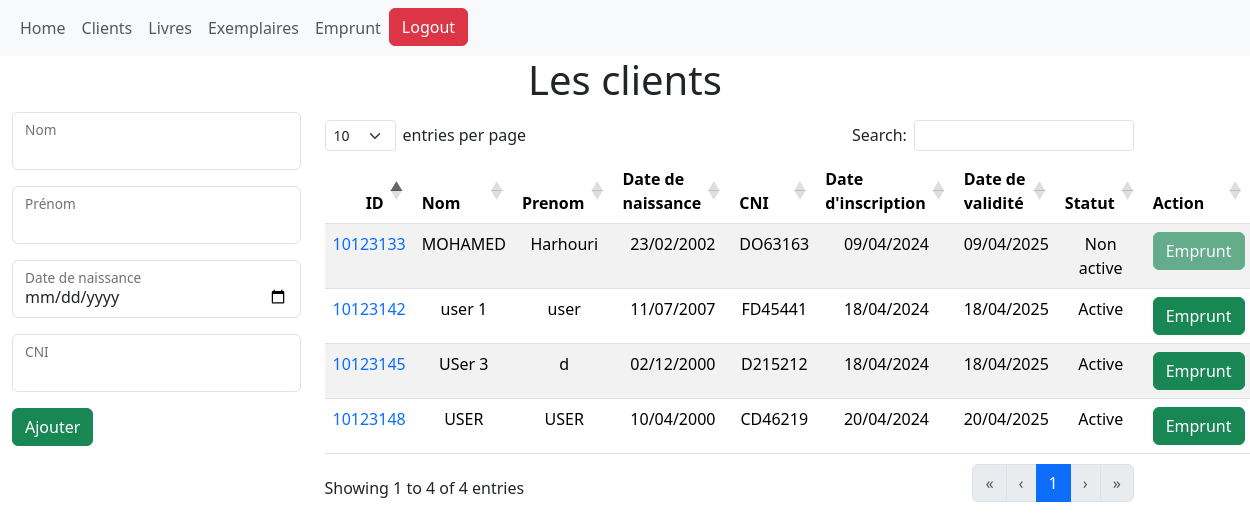
The app's page /Clients/ (signed in), older data.
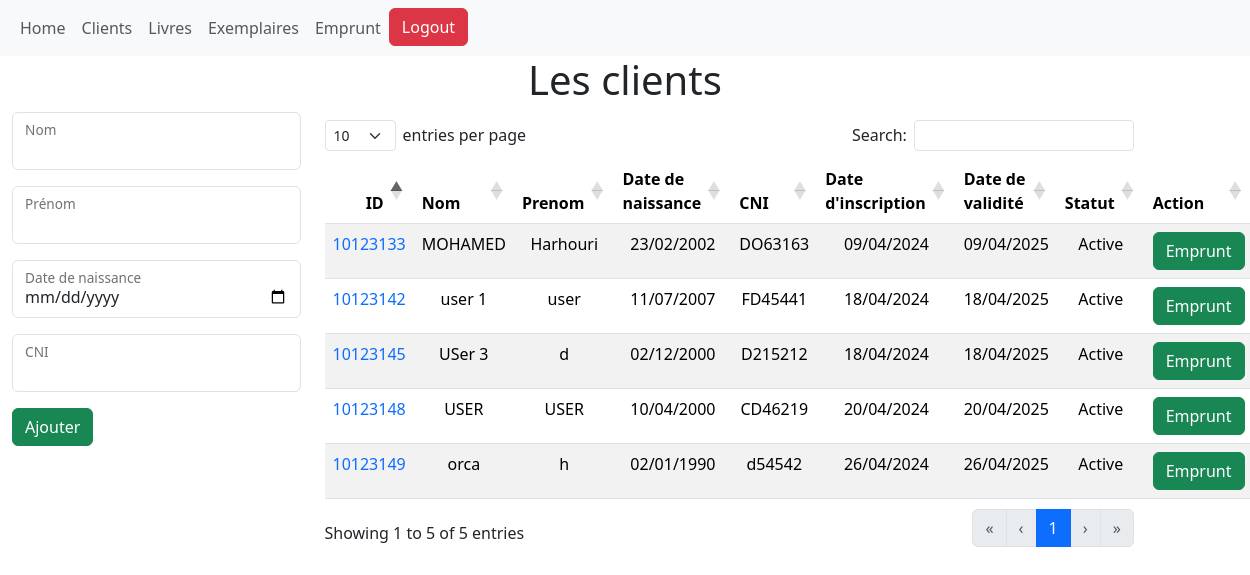
The same page, newer data.
### Lib_sys/models.py (models this page shows, shortened)
class Client(models.Model):
    STATUT_CHOICES = [
        ('Active', 'Active'),
        ('Non active', 'Non active'),
        ('Banned', 'Banned'),
    ]
    nom = models.CharField(max_length=100)
    prenom = models.CharField(max_length=100)
    date_de_naissance = models.DateField()
    CNI = models.CharField(max_length=20)
    date_d_inscription = models.DateField(auto_now_add=True)
    date_validite = models.DateField(null=True, blank=True)
    statut = models.CharField(max_length=50, default="Active")

### Lib_sys/views.py (the view)
# urls.py: path('Clients/', views.Clients, name='Clients'),
@login_required
def Clients(request):
    clients = Client.objects.all()
    if request.method == 'POST':
        form = ClientForm(request.POST, initial={'status':'Active'})
        client = form.save()
        client_id = client.id
        code128_class = barcode.get_barcode_class('code128')
        barcode_instance = code128_class(str(client_id), writer=ImageWriter())
        file_path = os.path.join(settings.STATIC_ROOT, 'IDS', f'user_{client_id}')
        barcode_instance.save(file_path, options={'module_width': 0.5, 'module_height': 20, 'quiet_zone': 1})
        return redirect('Clients')
    else:
        form=ClientForm(initial={'status':'Active'})
    return render(request, 'clients.html', {'clients': clients, 'form':form})

### Lib_sys/forms.py
class ClientForm(forms.ModelForm):
    class Meta:
        model = Client
        fields = ['nom',  'prenom', 'date_de_naissance', 'CNI']
        widgets = { 'nom': forms.TextInput(attrs={'class':"form-control" ,'id':"floatingInput"}),
                    'prenom': forms.TextInput(attrs={'class':"form-control" ,'id':"floatingInput"}),
                    'date_de_naissance': forms.DateInput(attrs={'type':'date', 'class':"form-control" ,'id':"floatingInput"}),
                    'CNI': forms.TextInput(attrs={'class':"form-control" ,'id':"floatingInput"}),}

### Lib_sys/templates/Clients.html (shortened to what this page needs)
{% extends "base.html" %}
{% block content %}
<center>
  <h1>Les clients</h1>
</center>
<div class="container-fluid">
  <div class="row">
    <div class="col-sm-3">
      <form action="" method="POST">
        <div class="form-floating mb-3">
          {{ form.nom }}
          <label for="floatingInput">Nom</label>
        </div>
        <div class="form-floating mb-3">
          {{ form.prenom }}
          <label for="floatinInput">Prénom</label>
        </div>
        <div class="form-floating mb-3">
          {{ form.date_de_naissance }}
          <label for="floatinInput">Date de naissance</label>
        </div>
        <div class="form-floating mb-3">
          {{form.CNI }}
          <label for="floatinInput">CNI</label>
        </div>
        <div class="form-floating">
          <button type="submit" class="btn btn-success">Ajouter</button>
        </div>
      </form>
    </div>
    <div class="col-sm-8">
      <table id="myTable" class="table table-striped text-center" style="width:100%">
        <thead>
          <tr>
            <th>ID</th>
            <th>Nom</th>
            <th>Prenom</th>
            <th>Date de naissance</th>
            <th>CNI</th>
            <th>Date d'inscription</th>
            <th>Date de validité</th>
            <th>Statut</th>
            <th>Action</th>
          </tr>
        </thead>
        <tbody>
          {% for client in clients %}
          <tr>
            <td id="row"><a href="{% url 'Client' client.id %}" class="text-decoration-none">{{client.id}}</a></td>
            <td>{{client.nom}}</td>
            <td>{{client.prenom}}</td>
            <td>{{client.date_de_naissance | date:"d/m/Y" }}</td>
            <td>{{client.CNI}}</td>
            <td>{{client.date_d_inscription| date:"d/m/Y" }}</td>
            <td>{{client.date_validite | date:"d/m/Y" }}</td>
            <td>{{client.statut}}</td>
            <td>
              {% if client.statut == "Active" %}
                <a href="{% url 'Client_emprunt' client.id %}" class="btn btn-success">Emprunt</a>
              {% else %}
                <button class="btn btn-success" disabled>Emprunt</button>
              {% endif %}
            </td>
          </tr>
          {% endfor %}
        </tbody>
      </table>
    </div>
  </div>
</div>
{% endblock %}

Row changes from the older to the newer data that the page shows:
changed Client "MOHAMED": statut "Non active" → "Active"
added Client: id "10123149", nom "orca", prenom "h", date_de_naissance "02/01/1990", CNI "d54542", date_d_inscription "26/04/2024", date_validite "26/04/2025", statut "Active", shows "Emprunt"
Text that changed along with them:
text written by a page script: "entries per page Search: Showing 1 to 4 of 4 entries « ‹ 1 › »" → "entries per page Search: Showing 1 to 5 of 5 entries « ‹ 1 › »"
